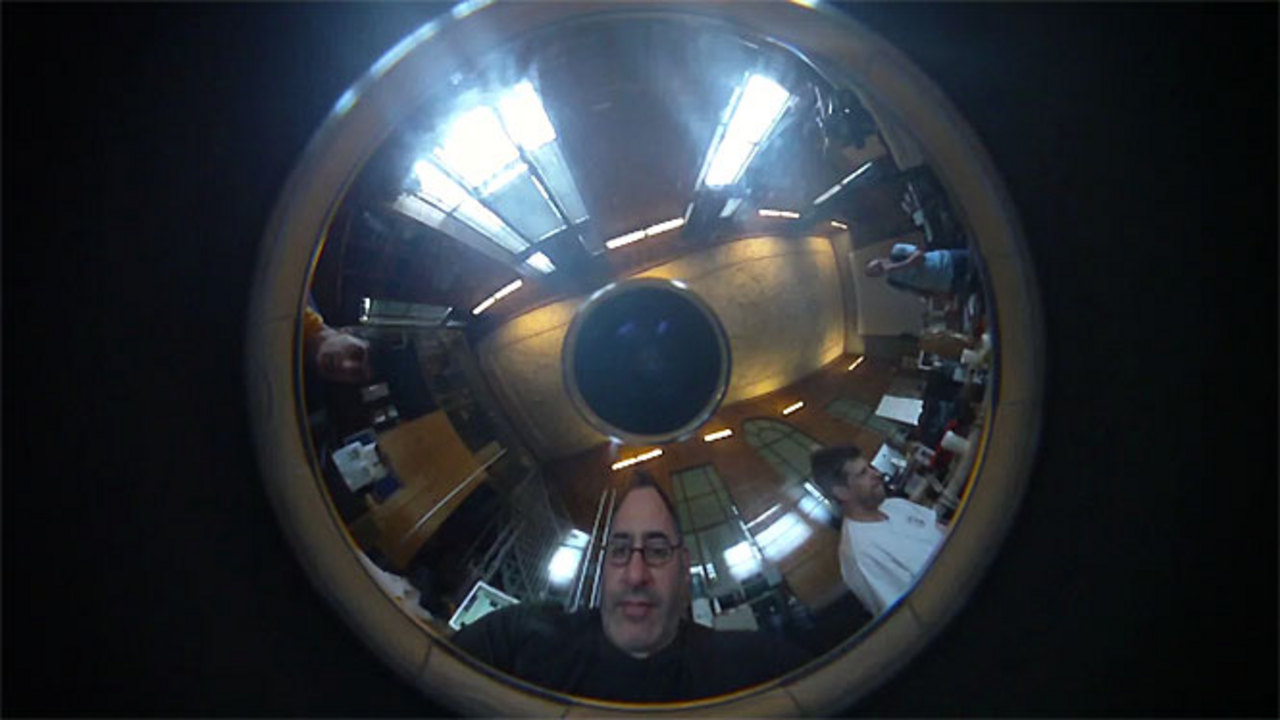
//> input picture devel/curvewarp/bloggie/bloggie_pano_720p-full.jpg, 1280 x 720 px
$ ./test bloggie_pano_720p-full.jpg out.png   (built with g++ and OpenCV 4)
//> lines starting //> are read from the running program, lines starting //| are printed output that depends on the picture
#include <opencv/cv.h>
#include <opencv/highgui.h>
#include <stdio.h>
#include <math.h>

//# ./undistort 0_0000.jpg 1367.451167 1367.451167 0 0 -0.246065 0.193617 -0.002004 -0.002056

int main(int argc, char **argv)
{


	//----------------------------------------
	/* Panoramic unwarp stuff */

//	ofVideoPlayer player;
//	ofxXmlSettings XML;
	//ofxQtVideoSaver *videoRecorder;
	int	currentCodecId;
	//string outputFileName;
	char *handyString;

/*	void computePanoramaProperties();
	void computeInversePolarTransform();

	void drawTexturedCylinder();
	void drawPlayer();
	void drawUnwarpedVideo();*/

//	bool testMouseInPlayer();
	bool bMousePressed;
	bool bMousePressedInPlayer;
	bool bMousepressedInUnwarped;
	bool bAngularOffsetChanged;
	bool bPlayerPaused;
	bool bCenterChanged;
	bool bSavingOutVideo;
	bool bSaveAudioToo;
	int  nWrittenFrames;
	int  codecQuality;

	//ofImage unwarpedImage;
	//ofxCvColorImage	warpedImageOpenCV;
	//ofxCvColorImage unwarpedImageOpenCV;
	//ofxCvFloatImage srcxArrayOpenCV;
	//ofxCvFloatImage srcyArrayOpenCV;

	unsigned char *warpedPixels;
	unsigned char *unwarpedPixels;

	int   warpedW;
	int   warpedH;
	float unwarpedW;
	float unwarpedH;
	float warpedCx;
	float warpedCy;
	float savedWarpedCx;
	float savedWarpedCy;
	float savedAngularOffset;
	float angularOffset;

	float maxR;
	float minR;
	float maxR_factor;
	float minR_factor;
	int   interpMethod;
	float playerScaleFactor;

	unsigned char *blackColor;
	CvScalar	blackOpenCV;
	IplImage	*warpedIplImage;
	IplImage	*unwarpedIplImage;

	float *xocvdata;
	float *yocvdata;

	float yWarpA; // for parabolic fit for Y unwarping
	float yWarpB;
	float yWarpC;

	//-----------------------------------
	/* For the texture-mapped cylinder */
	//ofTexture unwarpedTexture;
	int   cylinderRes;
	float *cylinderX;
	float *cylinderY;
	float cylinderWedgeAngle;
	float blurredMouseX;
	float blurredMouseY;

	//-----------------------------------
	//-----------------------------------

	bMousePressed   = false;
	bCenterChanged  = false;
	bPlayerPaused   = false;
	bAngularOffsetChanged = false;
	bMousePressedInPlayer = false;
	bMousepressedInUnwarped = false;
	bSavingOutVideo = false;
	bSaveAudioToo   = false;
	nWrittenFrames  = 0;
	handyString = new char[128];
	//outputFileName = "output.mov";

	maxR_factor   = 0.96; //XML.getValue("MAXR_FACTOR", 0.96);
	minR_factor   = 0.16; //XML.getValue("MINR_FACTOR", 0.16);
	angularOffset = 0.0; //XML.getValue("ROTATION_DEGREES", 0.0);

	int loadedQuality  = 3; //XML.getValue("CODEC_QUALITY", 3);
	//loadedQuality = MIN(5, MAX(0, loadedQuality));
/*	int codecQualities[] = {
		OF_QT_SAVER_CODEC_QUALITY_MIN,
		OF_QT_SAVER_CODEC_QUALITY_LOW,
		OF_QT_SAVER_CODEC_QUALITY_NORMAL,
		OF_QT_SAVER_CODEC_QUALITY_HIGH,
		OF_QT_SAVER_CODEC_QUALITY_MAX,
		OF_QT_SAVER_CODEC_QUALITY_LOSSLESS
	};*/
	codecQuality = 0; //codecQualities[loadedQuality];

// 	player.loadMovie(XML.getValue("INPUT_FILENAME", "input.mov"));
// 	player.getDuration();


	unwarpedW = 1280; //(int) XML.getValue("OUTPUT_W", 1280);
	unwarpedH = 256; //(int) XML.getValue("OUTPUT_H", 256);

	// Interpolation method:
	// 0 = CV_INTER_NN, 1 = CV_INTER_LINEAR, 2 = CV_INTER_CUBIC.
	interpMethod = 1; //(int) XML.getValue("INTERP_METHOD", 1);
	//XML.setValue("INTERP_METHOD", (int) interpMethod);

	int bSaveAud = 0; //(int) XML.getValue("INCLUDE_AUDIO", 0);
	bSaveAudioToo = (bSaveAud != 0);

	yWarpA =   0.1850;
	yWarpB =   0.8184;
	yWarpC =  -0.0028;


	//======================================
	// create data structures for unwarping
	blackOpenCV = cvScalarAll(0);

	char *sourceFile = argv[1];
	char *outputFile = argv[2];

	//IplImage *src = cvLoadImage(sourceFile, 1);
	warpedIplImage = cvLoadImage(sourceFile);
//> warpedIplImage is the input picture: 720 rows x 1280 cols, CV_8UC3; mean B, G, R 55, 49.4, 44.3

	CvSize warpedSize = cvGetSize(warpedIplImage);
//> warpedSize = Size(1280, 720)
	warpedW = warpedSize.width;
//> warpedW = 1280
	warpedH = warpedSize.height;
//> warpedH = 720

	// The "warped" original source video produced by the Bloggie.
	//warpedW = 1280; //player.width;
	//warpedH =  720; //player.height;
	int nWarpedBytes = warpedW * warpedH * 3;
//> nWarpedBytes = 2764800
	printf("warpedW = %d, warpedH = %d\n", warpedW, warpedH);
//| warpedW = 1280, warpedH = 720

	//warpedImageOpenCV.allocate(warpedW, warpedH);
	//warpedIplImage = cvCreateImage(CvSize(warpedW, warpedH), src->depth, src->nChannels);
	warpedPixels = new unsigned char[nWarpedBytes];
	//warpedIplImage = warpedImageOpenCV.getCvImage();
	cvSetImageROI(warpedIplImage, cvRect(0, 0, warpedW, warpedH));

	int nUnwarpedPixels = (int)(unwarpedW * unwarpedH);
	int nUnwarpedBytes  = (int)(unwarpedW * unwarpedH * 3);
	//unwarpedImage.allocate(unwarpedW, unwarpedH, OF_IMAGE_COLOR);
	unwarpedPixels = new unsigned char[nUnwarpedBytes];
	//unwarpedTexture.allocate(unwarpedW, unwarpedH,GL_RGB);
	IplImage *unwarpedImage = cvCreateImage(cvGetSize(warpedIplImage), warpedIplImage->depth, warpedIplImage->nChannels);
	unwarpedIplImage = unwarpedImage;

// 	srcxArrayOpenCV.allocate(unwarpedW, unwarpedH);
// 	srcyArrayOpenCV.allocate(unwarpedW, unwarpedH);
	IplImage *srcxArrayOpenCV = cvCreateImage(cvGetSize(warpedIplImage), IPL_DEPTH_32F, 1);
	IplImage *srcyArrayOpenCV = cvCreateImage(cvGetSize(warpedIplImage), IPL_DEPTH_32F, 1);
	//cvSetROI(srcxArrayOpenCV, 0, 0, unwarpedW, unwarpedH);
	//cvSetROI(srcyArrayOpenCV, 0, 0, unwarpedW, unwarpedH);

	xocvdata = (float*) srcxArrayOpenCV->imageData;
	yocvdata = (float*) srcyArrayOpenCV->imageData;

	playerScaleFactor = 1.0; //(float)(ofGetHeight() - unwarpedH)/(float)warpedH;
	savedWarpedCx = warpedCx = 2.0; //XML.getValue("CENTERX", warpedW / 2.0);
	savedWarpedCy = warpedCy = 2.0; //XML.getValue("CENTERY", warpedH / 2.0);
	savedAngularOffset = angularOffset;

	//---------------------------
	// cylinder vizualization properties
	cylinderRes = 90;
	cylinderWedgeAngle = 360.0 / (cylinderRes-1);
	cylinderX = new float[cylinderRes];
	cylinderY = new float[cylinderRes];
	// We're not doing opengl rendering right now, so we dont need this loop
/*	for (int i = 0; i < cylinderRes; i++) {
		cylinderX[i] = cos(ofDegToRad((float)i * cylinderWedgeAngle));
		cylinderY[i] = sin(ofDegToRad((float)i * cylinderWedgeAngle));
	}*/
	blurredMouseY = 0;
	blurredMouseX = 0;

	//videoRecorder = new ofxQtVideoSaver();
	currentCodecId = 16;

	//---------------------------
	// start it up
	maxR  = warpedH * maxR_factor / 2;
//> maxR = 345.6
	minR  = warpedH * minR_factor / 2;
//> minR = 57.6

	//Used for the by hand portion and OpenCV parts of the shootout.
	//For the by hand, use the normal unwarpedW width instead of the step
	//For the OpenCV, get the widthStep from the CvImage and use that for quarterstep calculation
	// we assert that the two arrays have equal dimensions, srcxArray = srcyArray
	float radius, angle;
	float circFactor = 0 - (M_PI*2)/(float)unwarpedW;
	float difR = maxR-minR;
//> difR = 288
	int   dstRow, dstIndex;

	// already got these pointers
	/*
	xocvdata = (float*) srcxArrayOpenCV.getCvImage()->imageData;
	yocvdata = (float*) srcyArrayOpenCV.getCvImage()->imageData;
	*/

	#define DEG_TO_RAD 0.01745329238

	for (int dsty=0; dsty<unwarpedH; dsty++)
	{
		float y = ((float)dsty/(float)unwarpedH);
		float yfrac = yWarpA*y*y + yWarpB*y + yWarpC;
		yfrac = MIN(1.0, MAX(0.0, yfrac));

		radius = (yfrac * difR) + minR;
		dstRow = (int)(dsty * unwarpedW);

		for (int dstx=0; dstx<unwarpedW; dstx++)
		{
			dstIndex = dstRow + dstx;
			angle    = ((float)dstx * circFactor) + (DEG_TO_RAD * angularOffset);

			xocvdata[dstRow + dstx] = warpedCx + radius*cosf(angle);
			yocvdata[dstRow + dstx] = warpedCy + radius*sinf(angle);
		}
	}
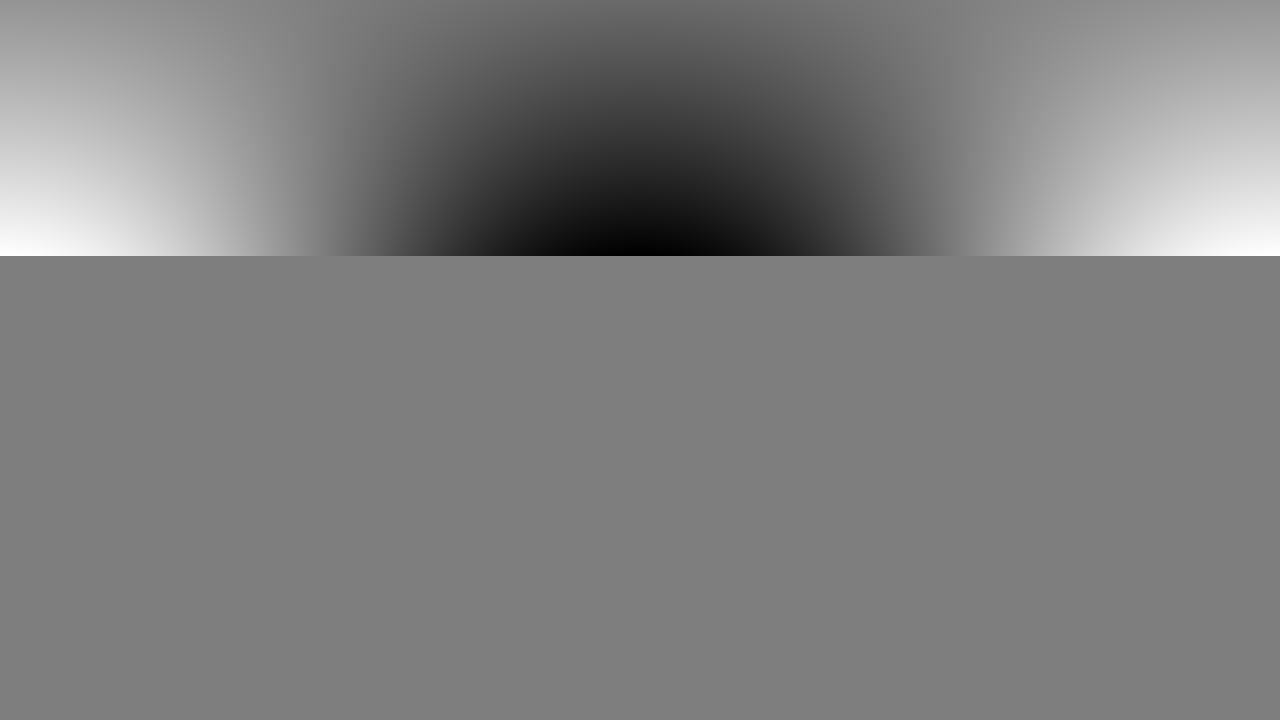
//> srcxArrayOpenCV: 720 rows x 1280 cols, CV_32FC1; min -342.4, max 346.4, mean 0.7; drawn with min black and max white
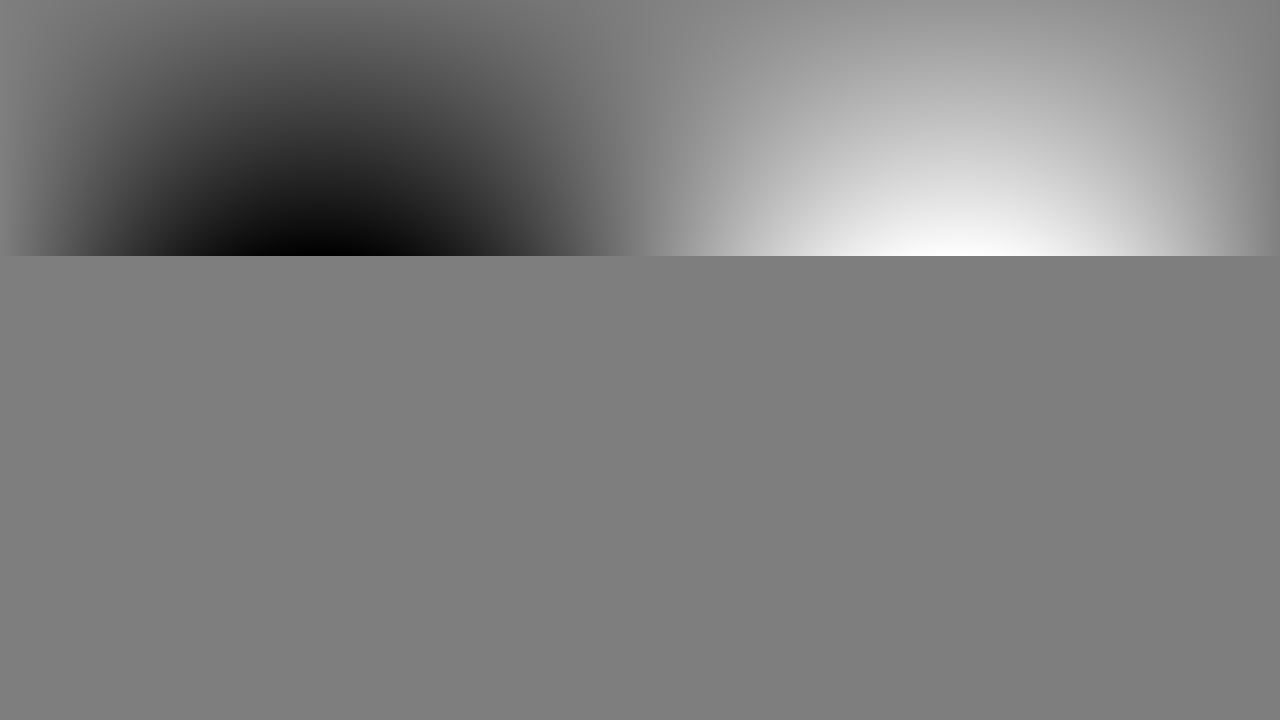
//> srcyArrayOpenCV: 720 rows x 1280 cols, CV_32FC1; min -342.4, max 346.4, mean 0.7; drawn with min black and max white
//> after the loop, dstIndex = 327679; angle = -6.28

	// Pointers point to the memory already, n oneed to 'set'
	//srcxArrayOpenCV.setFromPixels(xocvdata, unwarpedW, unwarpedH);
	//srcyArrayOpenCV.setFromPixels(yocvdata, unwarpedW, unwarpedH);

	// warpedIplImage already has the image since we loaded it with cvLoadImage
	//memcpy(warpedPixels, player.getPixels(), warpedW*warpedH*3);
	//warpedIplImage->imageData = (char*) warpedPixels;

	cvRemap(warpedIplImage,  unwarpedIplImage,
			srcxArrayOpenCV, //.getCvImage(),
			srcyArrayOpenCV, //.getCvImage(),
			interpMethod | CV_WARP_FILL_OUTLIERS, blackOpenCV );
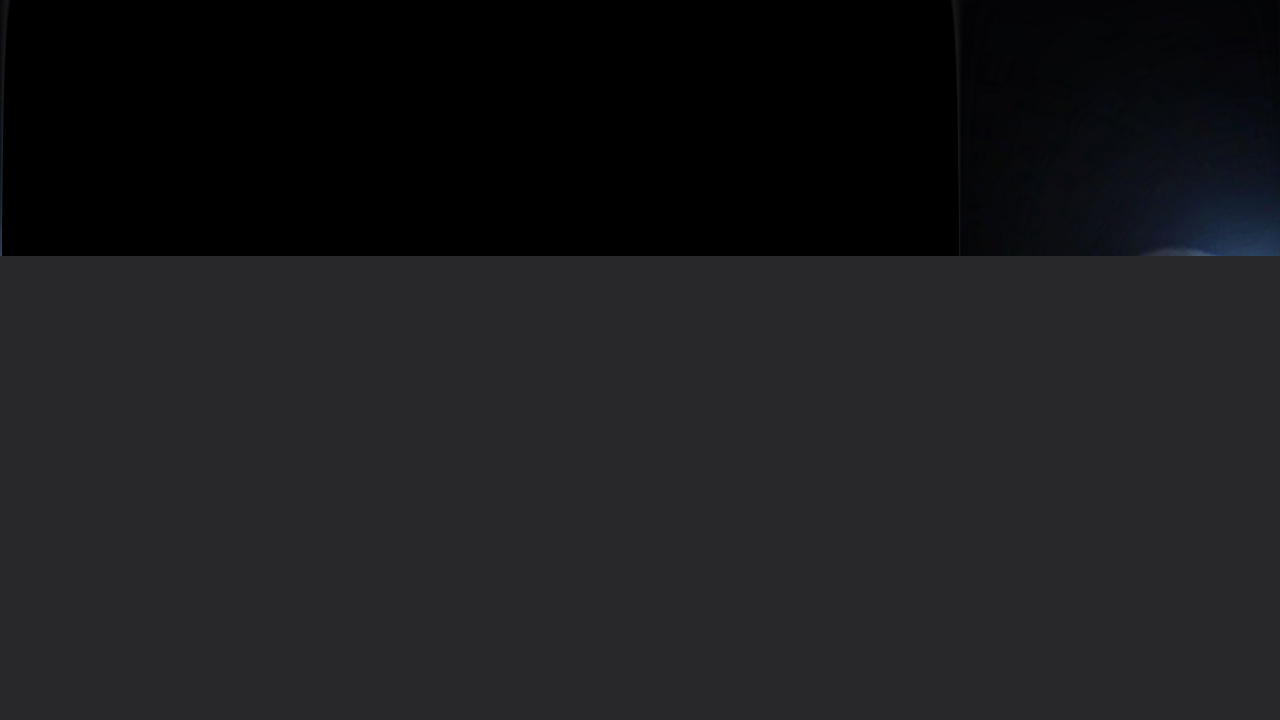
//> unwarpedIplImage: 720 rows x 1280 cols, CV_8UC3; mean B, G, R 28.7, 26.9, 26.7

	//unwarpedPixels = (unsigned char*) unwarpedIplImage->imageData;
	//unwarpedImage.setFromPixels(unwarpedPixels, unwarpedW, unwarpedH, OF_IMAGE_COLOR, true);
	//unwarpedTexture.loadData(unwarpedPixels, unwarpedW, unwarpedH, GL_RGB);


	#define CORNER_EIG     "WarpTetst1"
	cvNamedWindow(CORNER_EIG, 0); // allow the window to be resized

	/*
	char *sourceFile = argv[1];
	char *outputFile = argv[2];
	float
// 		fx = 500,
// 		fy = 334,
// 		cx = 500/2,
// 		cy = 334/2,
// 		k1 = -1.05,
// 		k2 =  0.95,
// 		p1 =  0,
// 		p2 =  0;
		fx = 1367.451167,
		fy =  1367.451167,
		cx = 0,
		cy = 0,
		k1 =  -0.246065 ,
		k2 =  0.193617 ,
		p1 =  -0.002004 ,
		p2 =  -0.002056;

	CvMat* intrinsics = cvCreateMat(3, 3, CV_64FC1);
	cvZero(intrinsics);
	cvmSet(intrinsics, 0, 0, fx);
	cvmSet(intrinsics, 1, 1, fy);
	cvmSet(intrinsics, 2, 2, 0.0);
	cvmSet(intrinsics, 0, 2, cx);
	cvmSet(intrinsics, 1, 2, cy);

	CvMat* dist_coeffs = cvCreateMat(1, 4, CV_64FC1);
	cvZero(dist_coeffs);
	cvmSet(dist_coeffs, 0, 0, k1);
	cvmSet(dist_coeffs, 0, 1, k2);
	cvmSet(dist_coeffs, 0, 2, p1);
	cvmSet(dist_coeffs, 0, 3, p2);

	IplImage *src = cvLoadImage(sourceFile, 1);

	IplImage *dst = cvCreateImage(cvGetSize(src), src->depth, src->nChannels);
	IplImage *mapx = cvCreateImage(cvGetSize(src), IPL_DEPTH_32F, 1);
	IplImage *mapy = cvCreateImage(cvGetSize(src), IPL_DEPTH_32F, 1);
	//cvInitUndistortMap(intrinsics, dist_coeffs, mapx, mapy);

	cvRemap(src, dst, mapx, mapy, CV_INTER_LINEAR + CV_WARP_FILL_OUTLIERS,  cvScalarAll(0));
	//cvUndistort2(src, dst, intrinsics, dist_coeffs, 0);

	cvShowImage(CORNER_EIG, dst);
	*/
	cvShowImage(CORNER_EIG, unwarpedImage);

	cvSaveImage(outputFile, unwarpedImage); //, 0);

	cvWaitKey(99999);
	//while(1){ }

	cvDestroyWindow(CORNER_EIG);
}
